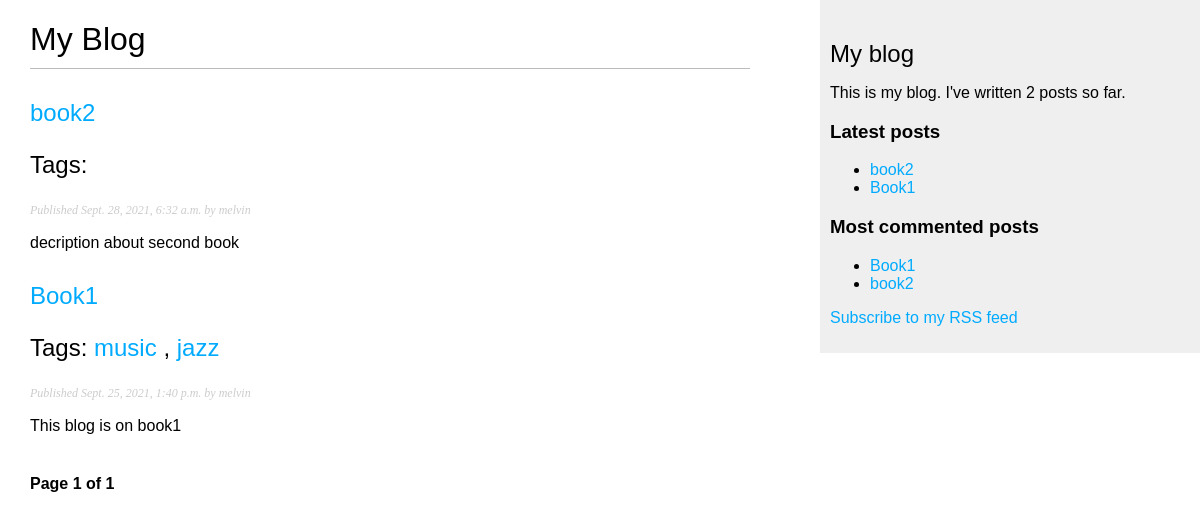
/blog/, run on an earlier commit of the app's database.
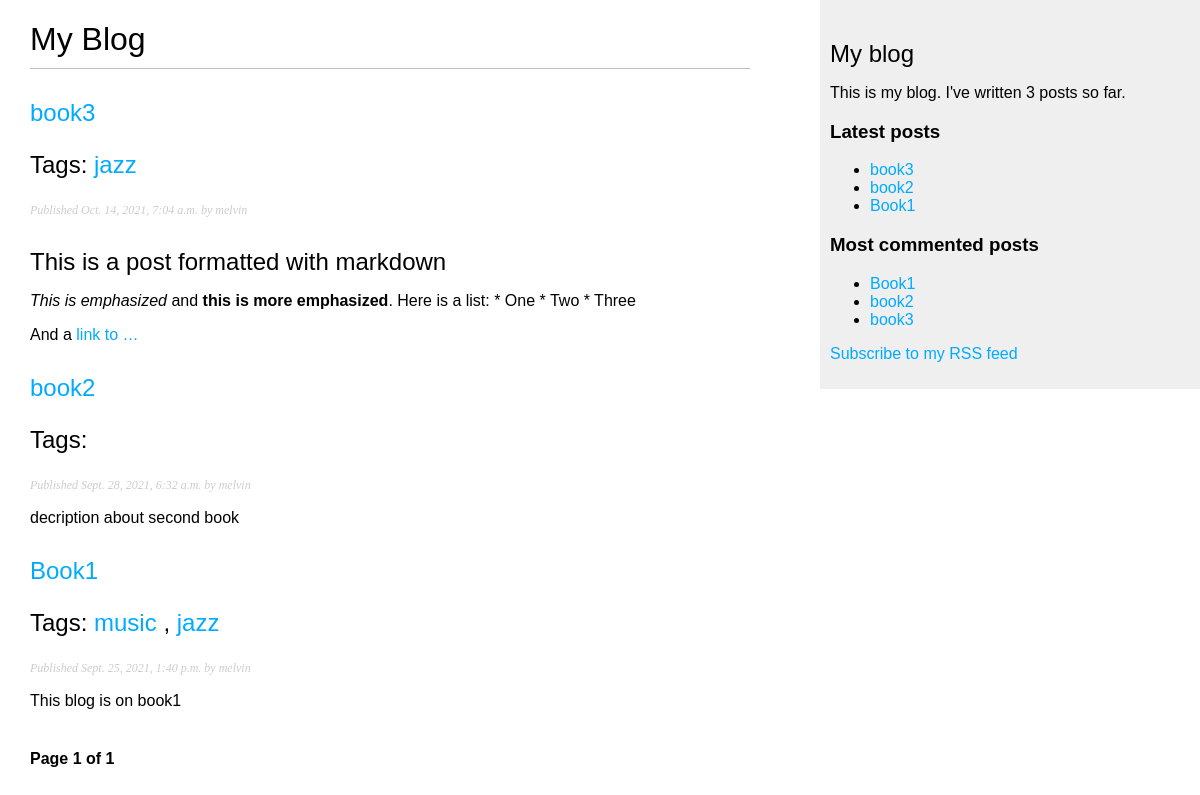
And on a later commit of the database.
### blog/models.py (models this page shows, shortened)
class Post(models.Model):
    STATUS_CHOICES = (
        ('draft', 'Draft'),
        ('published', 'Published'),
    )
    title = models.CharField(max_length=250)
    slug = models.SlugField(max_length=250,
                            unique_for_date='publish')
    author = models.ForeignKey(User,
                              on_delete=models.CASCADE,
                              related_name='blog_posts')
    body = models.TextField()
    publish = models.DateTimeField(default=timezone.now)
    created = models.DateTimeField(auto_now_add=True)
    updated = models.DateTimeField(auto_now=True)
    status = models.CharField(max_length=10,
                              choices=STATUS_CHOICES,
                              default='draft')
    objects = models.Manager() # The default manager.
    published = PublishedManager() # Our custom manager.
    tags = TaggableManager()
    class Meta:
        ordering = ('-publish',)
    def get_absolute_url(self):
        return reverse('blog:post_detail',
                       args=[self.publish.year,
                             self.publish.month,
                             self.publish.day, self.slug])

### blog/views.py (the view)
# urls.py: path('', views.post_list, name='post_list'),
def post_list(request, tag_slug=None):
    object_list = Post.published.all()
    tag = None
    if tag_slug:
        tag = get_object_or_404(Tag, slug=tag_slug)
        object_list = object_list.filter(tags__in=[tag])
    paginator = Paginator(object_list, 3)
    page = request.GET.get('page')
    try:
        posts = paginator.page(page)
    except PageNotAnInteger:
        posts = paginator.page(1)
    except EmptyPage:
        posts = paginator.page(paginator.num_pages)
    return render(request,'blog/post/list.html',{'page':page, 'posts': posts, 'tag':tag})

### blog/models.py (called while the page is built)
    def get_queryset(self):
        return super().get_queryset().filter(status='published')

### blog/templatetags/blog_tags.py (called while the page is built)
@register.simple_tag
def total_posts():
    return Post.published.count()

@register.inclusion_tag('blog/post/latest_posts.html')
def show_latest_posts(count=5):
    latest_posts = Post.published.order_by('-publish')[:count]
    return {'latest_posts': latest_posts}

@register.simple_tag
def get_most_commented_posts(count=5):
    return Post.published.annotate(total_comments=Count('comments')).order_by('-total_comments')[:count]

@register.filter(name='markdown')
def markdown_format(text):
    return mark_safe(markdown.markdown(text))

### blog/templates/blog/post/list.html (shortened to what this page needs)
{% extends "blog/base.html" %}
{% load blog_tags %}
{% block content %}
  <h1>My Blog</h1>
  {% for post in posts %}
    <h2>
      <a href="{{ post.get_absolute_url }}">
        {{ post.title }}
      </a>
      <p class="tags">
        Tags:
        {% for tag in post.tags.all %}
          <a href="{% url "blog:post_list_by_tag" tag.slug %}">
              {{ tag.name }}
          </a>
          {% if not forloop.last %}, {% endif %}
        {% endfor %}
      </p>
    </h2>
    <p class="date">
      Published {{ post.publish }} by {{ post.author }}
    </p>
    {{ post.body|markdown|truncatewords_html:30 }}
  {% endfor %}
  {% include "pagination.html" with page=posts %}
{% endblock %}

### blog/templates/blog/base.html (shortened to what this page needs)
{% load blog_tags %}
{% load static %}
<!DOCTYPE html>
<html>
    <head>
        <link rel="stylesheet" href="{% static "css/blog.css" %}">
    </head>
    <body>
        <div id="content">
                {% block content %}
                {% endblock %}
        </div>
        <div id="sidebar">
            <h2>My blog</h2>
            <p>This is my blog. I've written {% total_posts %} posts so far.</p>
            <h3>Latest posts</h3>
            {% show_latest_posts 3 %}
            <h3>Most commented posts</h3>
            {% get_most_commented_posts as most_commented_posts %}
            <ul>
                {% for post in most_commented_posts %}
                <li>
                    <a href="{{ post.get_absolute_url }}">{{ post.title }}</a>
                </li>
                {% endfor %}
            </ul>
            <p>
                <a href="{% url "blog:post_feed" %}">Subscribe to my RSS feed</a>
            </p>
        </div>
    </body>
</html>

### blog/templates/pagination.html (shortened to what this page needs)
<div class="pagination">
    <span class="step-links">
            <span class="current">
                Page {{ page.number }} of {{ page.paginator.num_pages }}
            </span>
    </span>
</div>

### blog/templates/blog/post/latest_posts.html
<ul>
    {% for post in latest_posts %}
        <li>
            <a href="{{ post.get_absolute_url }}">{{ post.title }}</a>
        </li>
    {% endfor %}
</ul>

### blog/static/css/blog.css (style rules this page uses)
body { margin:0; padding:0; font-family:helvetica, sans-serif; }
a { color:#00abff; text-decoration:none; }
h1 { font-weight:normal; border-bottom:1px solid #bbb; padding:0 0 10px 0; }
h2 { font-weight:normal; margin:30px 0 0; }
#content { float:left; width:60%; padding:0 0 0 30px; }
#sidebar { float:right; width:30%; padding:10px; background:#efefef; height:100%; }
p.date { color:#ccc; font-family: georgia, serif; font-size: 12px; font-style: italic; }
.pagination { margin:40px 0; font-weight:bold; }

What changed in the data, as far as the page shows it:
added Post: title "book3", publish "Oct. 14, 2021, 7:04 a.m.", author "melvin", body "This is a post formatted with markdown This is emphasized and this is more emphasized . Here is a list: * One * Two * Three And a link to …", Tag (name "jazz")
Also different on the page:
text no longer shown: "2"
text now shown: "3"
